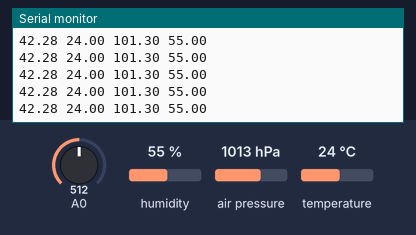
A sketch run on a simulated Arduino Uno, built with avr-gcc and run on an emulated ATmega328P. On the bench: the last lines printed to the serial monitor. Inputs (shaded band) come from the test bench; at power-on: A0 = 512, humidity 55 %, air pressure 1013 hPa, temperature 24 °C.

Above: at 3.7 s.
3.8 s: A0 set to 976
At 3.9 s:
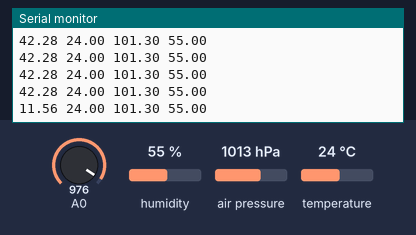
6.8 s: A0 set to 1002
At 6.8 s:
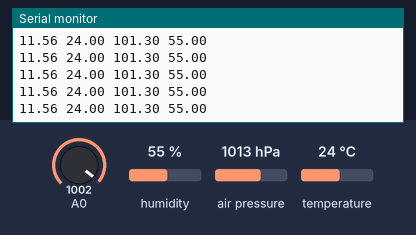
Timing chart, 0 to 9.8 s (numbered marks = the images above; inputs shaded):
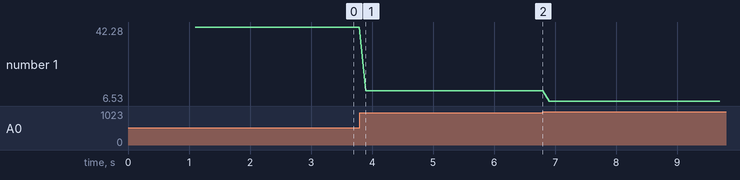

The sketch:

EnvironmentBoardToSerial.ino
```cpp
// This tests the environment board
// The board combines a Photocell circuit and Bosch's BME280 barometric pressure, humidity, temperature sensor
// LIBRARIES:
//  * BME280 -- download via the IDE's library manager (Adafruit_BME280)
//  * Photocell -- included in the project. You should calibrate for maximum and minimum cds_resistance readout

#include <Adafruit_BME280.h>
#include <Wire.h>
#include"Photocell.h"

#define PLOTTER

#ifdef PLOTTER
const uint32_t interval = 100;
#else
const uint32_t interval = 1000;
#endif

Photocell light_sensor;

Adafruit_BME280 bme;

void setup() {
  // put your setup code here, to run once:
  Serial.begin(115200);
  // calibrate these!
  light_sensor.set_range(52.5f,220000.0f);
  delay(1000);
  while(!Serial) delay(10);
  Serial.println("");
  Serial.println("");
  if (!bme.begin(0x77)) {
    Serial.println("Could not initialize BME280");
  }
  Wire.setClock(100000);
}

void loop() {
  // put your main code here, to run repeatedly:
  light_sensor.measure();
  static uint32_t t = millis();
  static uint32_t last_event = millis();
  static bool haslight = false;
#ifndef PLOTTER
  if (millis()-last_event>interval && !haslight) {
    haslight=true;
    Serial.println("");
    Serial.println("[PHOTOCELL]");
    Serial.print("  Time        = "); Serial.print(float(millis()-t)/1000.0f); Serial.println("s"); yield();
    Serial.print("  U_adc       = "); Serial.print(light_sensor.adc_voltage()); Serial.println("V"); yield();
    Serial.print("  R_total     = "); Serial.print(light_sensor.total_resistance()); Serial.println("Ohm  "); yield();
    Serial.print("  I_total     = "); Serial.print(light_sensor.total_current()*1000.0f); Serial.println("mA"); yield();
    Serial.print("  R_cds       = "); Serial.print(light_sensor.cds_resistance()); Serial.println("Ohm"); yield();
    Serial.print("  Lightness   = "); Serial.print(light_sensor.lightness()); Serial.println("%"); yield();
  }
  if (millis()-last_event>2*interval) {
    Serial.println("");
    Serial.println("[BME280]");
    Serial.print("  Time        = "); Serial.print(float(millis()-t)/1000.0f); Serial.println("s"); yield();
    Serial.print("  Temperature = "); Serial.print(bme.readTemperature()); Serial.println("C"); yield();
    Serial.print("  Pressure    = "); Serial.print(bme.readPressure()/100.0f); Serial.println("hPa"); yield();
    Serial.print("  Humidity    = "); Serial.print(bme.readHumidity()); Serial.println("%"); yield();
    // reset counters
    last_event = millis();
    haslight = false;
  }
#else
  if (millis()-last_event>interval) {
    last_event = millis();
    Serial.print(light_sensor.lightness());
    Serial.print(" ");
    Serial.print(bme.readTemperature());
    Serial.print(" ");
    Serial.print(bme.readPressure()*0.001f);
    Serial.print(" ");
    Serial.println(bme.readHumidity());
  }
#endif
  delay(10);
}
```

Photocell.cpp
```cpp
#include"Photocell.h"
#include<Arduino.h>

Photocell::Photocell(void) : m_U0(3.3f),m_R1(22000.0f),m_R2(10000.0f),m_Rmin(15.0f),m_Rmax(4500000.0f),m_Uadc(1.0),m_rho(4500000.0f) {
  pinMode(A0,INPUT);
}

Photocell::~Photocell(void) {
}

void Photocell::set_voltage(float U0) {
  m_U0 = U0;
}

void Photocell::set_resistors(float R1,float R2) {
  m_R1 = R1;
  m_R2 = R2;
}

void Photocell::set_range(float Rmin, float Rmax) {
  m_Rmin = Rmin;
  m_Rmax = Rmax;
}

// MATH:
// We are looking at a voltage divider between R1 and a variable resistor rho that depends on the resistance of the photocell R
//     rho(R) = 1.0/(1.0/R2 + 1.0/R)
// The maximum voltage at the ADC is
//     Umax = R2/(R1+R2)*U0, which should be at most 1V (at least in theory)
// The total resistance is
//     R_total = R1 + rho(R)
// The voltage divider is thus a series of resistors R1, rho(R).
// This results in the following voltage at the ADC
//     Uadc = rho(R) / (R1 + rho(R))*U0
// Now we want to compute R by measuring the voltage U(R) at the ADC.
// We have
//     rho(R) = R1*Uacd/[U0-Uadc]
// and
//     R = 1.0/ (1.0/rho - 1.0/R2)

// Now, let's see what happens at Rmin<Rmax:
//     rho(Rmax) = 1.0/(1.0/R2 + 1.0/Rmax) < rho(Rmin) = 1.0/(1.0/R2 + 1.0/Rmin) (!!)
// To see this, let's assume Rmax is close to infinity, hence
//     lim_Rmax->infinity  rho(Rmax) = 1.0/(1.0/R2 + 0.0) = R2
// For Rmin towards zero, on the other hand
//     lim_Rmin->0         rho(Rmin) = 1.0/(1.0/R2) + inf) = 0
// The implication is that the exprected voltage at the ADC, Uadc, is
//     Uadc(bright) = 0.0V
//     Uadc(dark)   = 1.0V (give or take)

void Photocell::measure(void) {
  m_Uadc = float(analogRead(A0))/1024.0f; // Ua in Volts. This is a bug in the IDE, the maximum value should be 1023!
  m_rho = m_R1*m_Uadc/(m_U0-m_Uadc);
}

float Photocell::adc_voltage(void) const {
  return m_Uadc;
}

float Photocell::cds_resistance(void) const {
  return 1.0/(1.0/m_rho - 1.0/m_R2);
}

float Photocell::total_resistance(void) const {
  return m_R1+m_rho;
}

float Photocell::total_current(void) const {
  return m_U0/total_resistance();
}

// We now assign a logarithmic lightness L, with L=100% for Rmin and L=0% at Rmax
//     g(R) = log(R) - log(Rmin) = log(R/Rmin) will be in the range [0..log(Rmax/Rmin)]
//     g'(R)= log(R/Rmin) / log(Rmax/Rmin) will be in the range [0..1]
//     L(R) = 100.0f*(1.0f-log(R/Rmin)/log(Rmax/Rmin)) will be percent "lightness"
//     L(R) should be clamped to 0,100 before display: L'(R) = min(100.0f,max(0.0f,L(R))

float Photocell::lightness(void) const {
  float R = cds_resistance();
  return 100.0f*min(1.0f,max(0.0f,(1.0f-log(R/m_Rmin)/log(m_Rmax/m_Rmin))));
}
```

Photocell.h
```cpp
#ifndef __PHOTOCELL_H__
#define __PHOTOCELL_H__

// WIRING DIAGRAM:
// * Huzzah 3V3 Pin to 22k Resistor R1
// * 22k Resistor R1 to 10k Resistor R2
// * 10k Resistor R2 to GND
// * CdS parallel to 10k Resistor
// * Middle of R1/R2 to ADC
// (3V3)---[R1:22k]---+---[R2:10k]---+-(GND)
//                    |              |
//                    +---[R: CdS]---+
//                    |
//                  (ADC)

class Photocell {
public:
  Photocell(void);
  ~Photocell(void);

  // calibration routines to generate more accurate readouts
  void set_voltage(float U0);
  void set_resistors(float R1,float R2);
  void set_range(float Rmin, float Rmax);

  // this performs the actual measurement
  void measure(void);

  // these functions return converted measured values
  float adc_voltage(void) const;      // the voltage at the ADC, in Volt
  float cds_resistance(void) const;   // the resistance of the photocell, in Ohm
  float total_resistance(void) const; // the total resistance of the network, in Ohm
  float total_current(void) const;    // the total current flowing through the network, in Ampere
  float total_voltage(void) const;    // the total voltage around the network. This is U0, in Volt.
  float lightness(void) const;        // the relative lightness, in %
protected:
  float m_U0;
  float m_R1,m_R2;
  float m_Rmin,m_Rmax;
  float m_Uadc;
  float m_rho;
private:
  Photocell(const Photocell& other);
};

#endif
```

Measured:
- after the input at 3.8 s, the serial monitor: prints a new line after 0.10 s (image 1)
- plotted number 1: 42.28 → 11.56 after the input at 3.8 s, 11.56 → 6.53 after the input at 6.8 s
